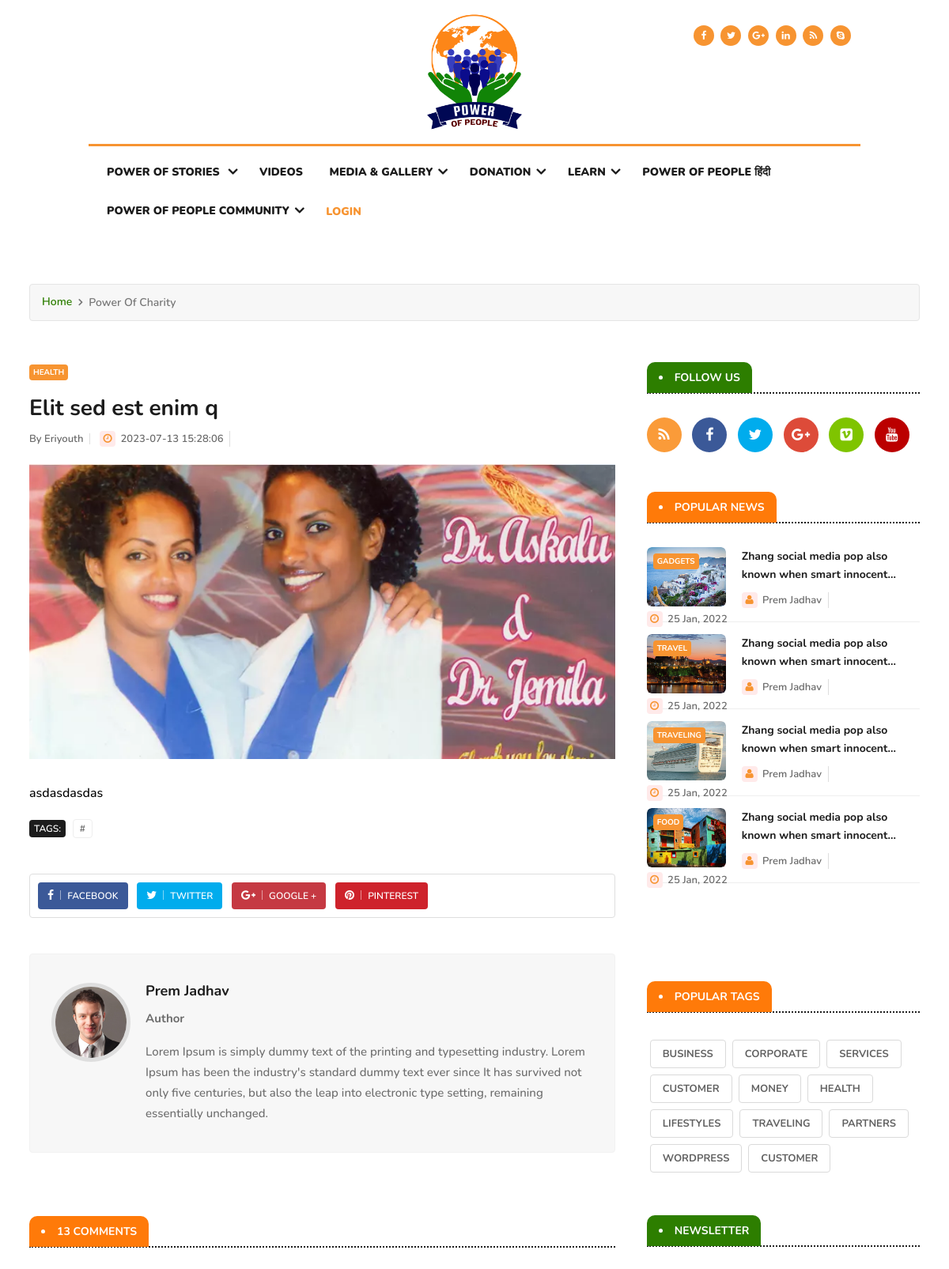
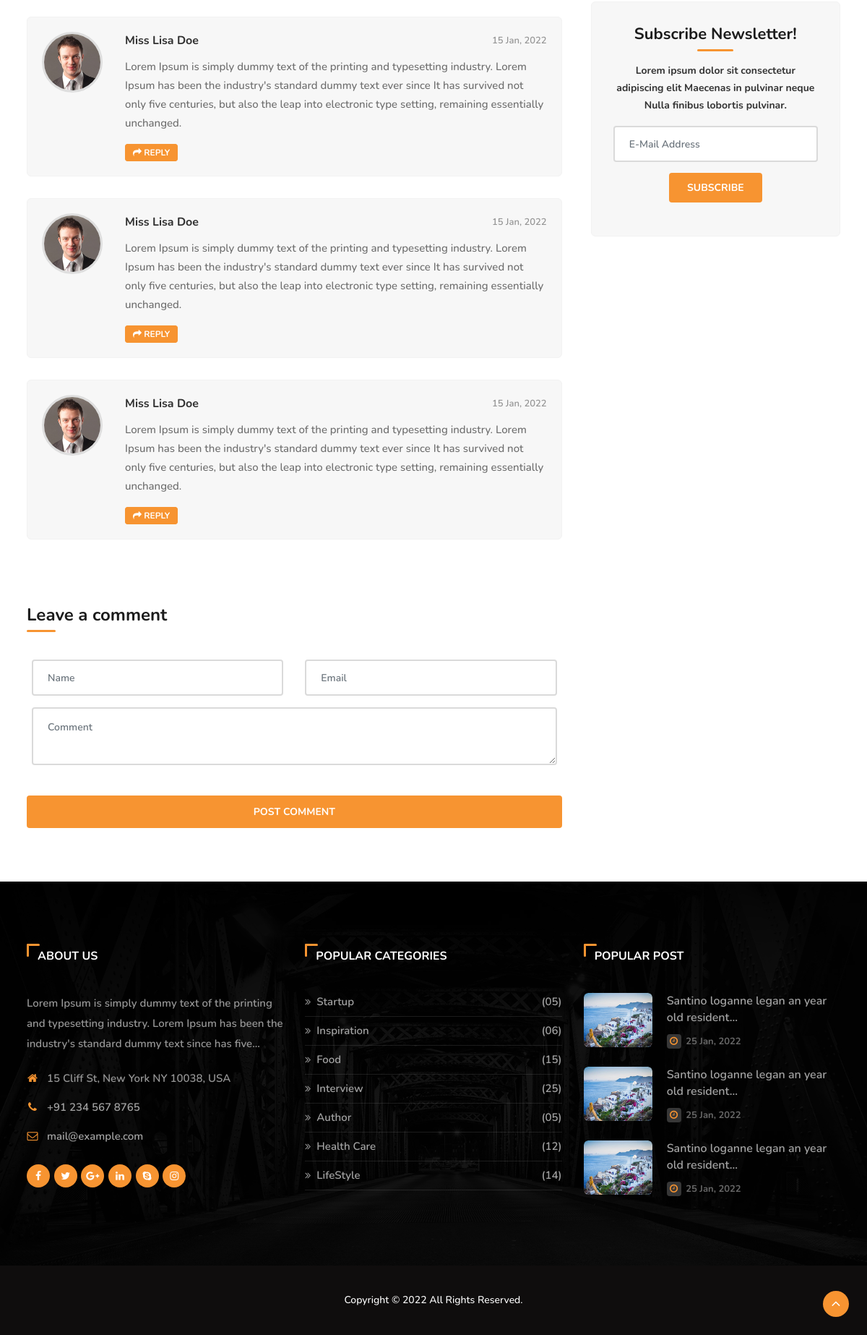
The app's page /power_of_story_view.php?id=1 with its own data (2 pictures, top to bottom).
### tables this page shows
CREATE TABLE `story` (
  `id` int(11) NOT NULL,
  `title` varchar(150) DEFAULT NULL,
  `description` text DEFAULT NULL,
  `uploadFile` varchar(150) DEFAULT NULL,
  `type` varchar(150) DEFAULT NULL,
  `category` varchar(150) DEFAULT NULL,
  `tags` varchar(150) DEFAULT NULL,
  `status` enum('0','1') NOT NULL DEFAULT '1',
  `added_on` datetime DEFAULT NULL
);

### power_of_story_view.php (the view, shortened to what the rows shown need)
<?php
include "header.php";
include "./database/database.php";
?>
<?php
            $id=$_GET['id'];
            $sql = "SELECT * FROM `story` WHERE `id` = $id";
             $result = mysqli_query($conn, $sql);
             $row = mysqli_fetch_assoc($result);
             ?>
<section>
    <div class="page-title">
        <div class="container">
            <div class="row">
                <div class="col-md-12">
                    <ul class="breadcrumb">
                        <li><a href="#">Home</a></li>
                        <li><?php echo "".$row['type'].""; ?></li>
                    </ul>
                </div>
            </div>
        </div>
    </div>
</section>
<section class="utf_block_wrapper">
    <div class="container">
        <div class="row">
            <div class="col-lg-8 col-md-12">
                <div class="single-post">
                    <div class="utf_post_title-area"> <a class="utf_post_cat"
                            href="#"><?php echo "".$row['category'].""; ?></a>
                        <h2 class="utf_post_title"> <?php echo "".$row['title'].""; ?></h2>
                        <div class="utf_post_meta"> <span class="utf_post_author"> By <a href="#">Eriyouth</a>
                            </span>
                            <span class="utf_post_date"><i class="fa fa-clock-o"></i>
                                <?php echo "".$row['added_on'].""; ?></span>
                        </div>
                    </div>
                    <div class="utf_post_content-area">
                        <div class='entry-content'>
                            <?php echo "".$row['description'].""; ?>
                        </div>
                    </div>
                </div>
            </div>
            <div class="col-lg-4 col-md-12">
                <div class="sidebar utf_sidebar_right">
                    <div class="widget color-default">
                        <div class="utf_list_post_block">
                            <ul class="utf_list_post">
                                <li class="clearfix">
                                    <div class="utf_post_block_style post-float clearfix">
                                        <div class="utf_post_content">
                                            <h2 class="utf_post_title title-small"> <a href="#">Zhang social media pop
                                                    also known when smart innocent...</a> </h2>
                                        </div>
                                    </div>
                                </li>
                                <li class="clearfix">
                                    <div class="utf_post_block_style post-float clearfix">
                                        <div class="utf_post_content">
                                            <h2 class="utf_post_title title-small"> <a href="#">Zhang social media pop
                                                    also known when smart innocent...</a> </h2>
                                        </div>
                                    </div>
                                </li>
                                <li class="clearfix">
                                    <div class="utf_post_block_style post-float clearfix">
                                        <div class="utf_post_content">
                                            <h2 class="utf_post_title title-small"> <a href="#">Zhang social media pop
                                                    also known when smart innocent...</a> </h2>
                                        </div>
                                    </div>
                                </li>
                                <li class="clearfix">
                                    <div class="utf_post_block_style post-float clearfix">
                                        <div class="utf_post_content">
                                            <h2 class="utf_post_title title-small"> <a href="#">Zhang social media pop
                                                    also known when smart innocent...</a> </h2>
                                        </div>
                                    </div>
                                </li>
                            </ul>
                        </div>
                    </div>
                </div>
            </div>
        </div>
    </div>
</section>
<?php
include "footer.php";
?>

### records on screen
story: type "Power Of Charity", category "HEALTH", title "Elit sed est enim q", added_on "2023-07-13 15:28:06", description "asdasdasdas"
